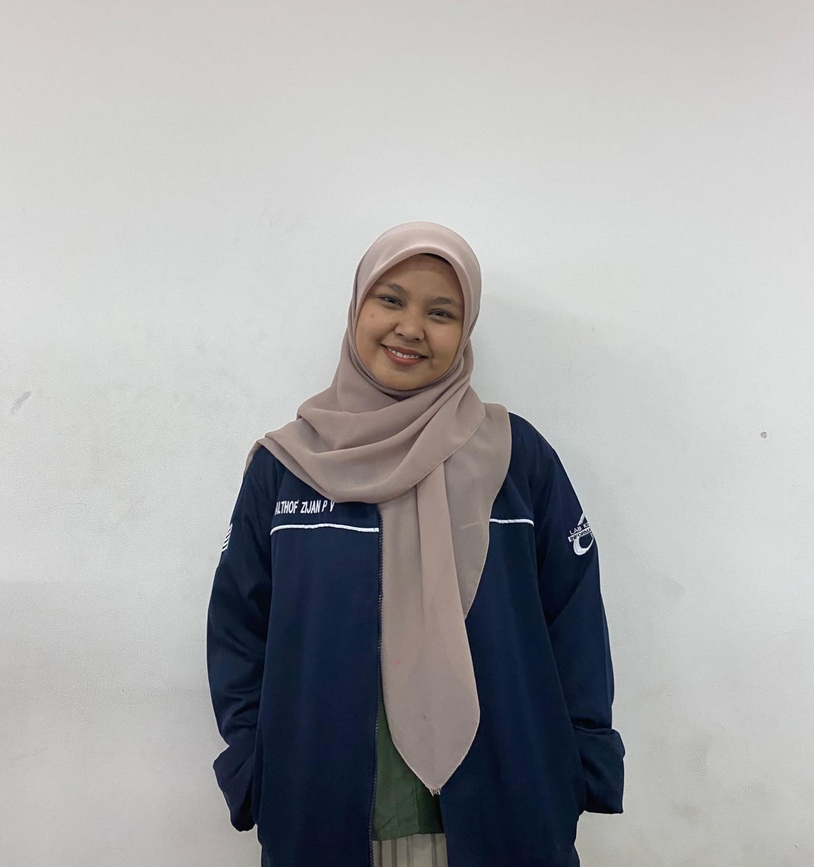
#> input picture UAS PCD 2024/Gambar/lauren.jpg, 814 x 867 px, shrunk from 1502 x 1600 before the run, found by its file name
$ jupyter execute Filtering.ipynb   (shell and % lines are left out)
#> lines starting #> are read from the running program, lines starting #| are printed output that depends on the picture
[cell 1]
import matplotlib.pyplot as plt
import numpy as np
import cv2

[cell 2]
img = cv2.imread('lauren.jpg')
#> img is the input picture: shape (867, 814, 3); mean B, G, R 170, 168.8, 168.3

### median filtering

[cell 3]
img_median_after = cv2.medianBlur(img, 7)

[cell 4]
#mean_filtered = cv2.blur(img, (7, 7))

[cell 5]
# TAMPILAN MENGGUNAKAN FIGUR DAN XIS (FUNGSI MATPLOTLIB)
fig, axs = plt.subplots(1, 2, figsize=(15, 10))
ax = axs.ravel()

# Tampilan Asli
ax[0].imshow(cv2.cvtColor(img, cv2.COLOR_BGR2RGB))
ax[0].set_title ('Citra Asli')

# Tampilan edges
ax[1].imshow(cv2.cvtColor(img_median_after, cv2.COLOR_BGR2RGB))
ax[1].set_title ('After filter median')

# Tampilan edges
#ax[2].imshow(cv2.cvtColor(mean_filtered, cv2.COLOR_BGR2RGB))
#ax[2].set_title ('After filter mean')
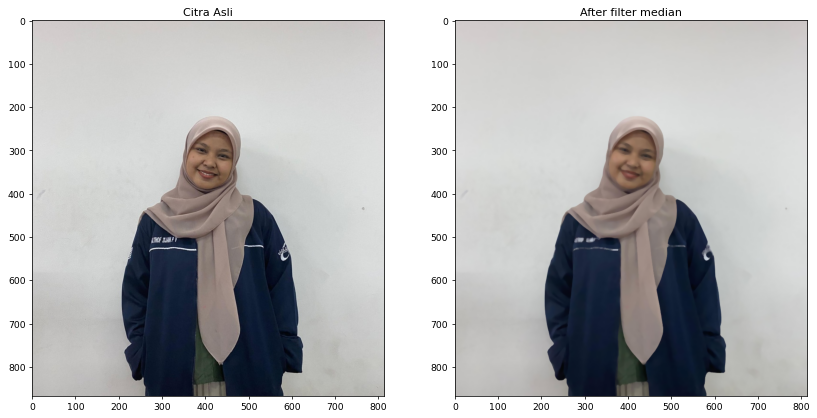
#> figure drawn by matplotlib, 2 panels

[cell 6]
import cv2
import numpy as np
import matplotlib.pyplot as plt

def mean_filter(image):
    copy_image = image.copy().astype(float)
    m, n = copy_image.shape
    output = np.empty_like(copy_image)

    for row in range(1, m-1):
        for col in range(1, n-1):
            total = (
                copy_image[row-1, col-1] + copy_image[row-1, col] + copy_image[row-1, col+1] +
                copy_image[row, col-1] + copy_image[row, col] + copy_image[row, col+1] +
                copy_image[row+1, col-1] + copy_image[row+1, col] + copy_image[row+1, col+1]
            )
            output[row, col] = total / 9

    # Mengonversi kembali ke tipe data yang sesuai (uint8)
    output = output.astype(np.uint8)
    return output

[cell 7]
# Membaca gambar dalam mode grayscale
img = cv2.imread('lauren.jpg', cv2.IMREAD_GRAYSCALE)
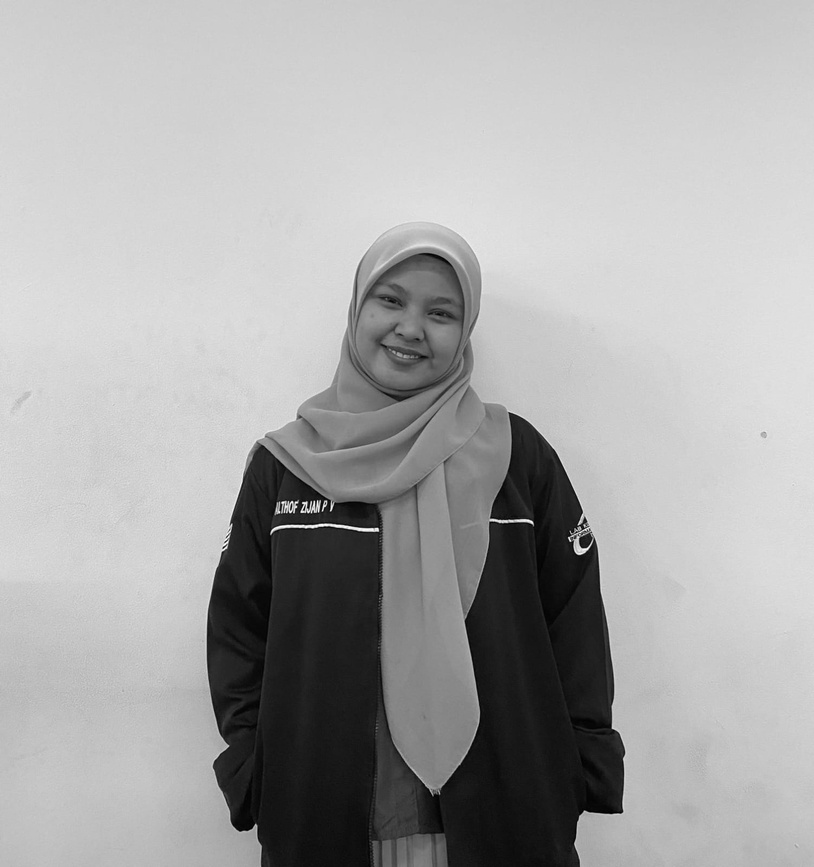
#> img: shape (867, 814); min 0, max 255, mean 168.7

# Menerapkan mean filter
mean_filtered = mean_filter(img)

# Menampilkan hasil
plt.figure(figsize=(10, 5))
plt.subplot(1, 2, 1), plt.imshow(img, cmap='gray'), plt.title('Original Image')
plt.subplot(1, 2, 2), plt.imshow(mean_filtered, cmap='gray'), plt.title('Mean Filtered Image')
plt.show()
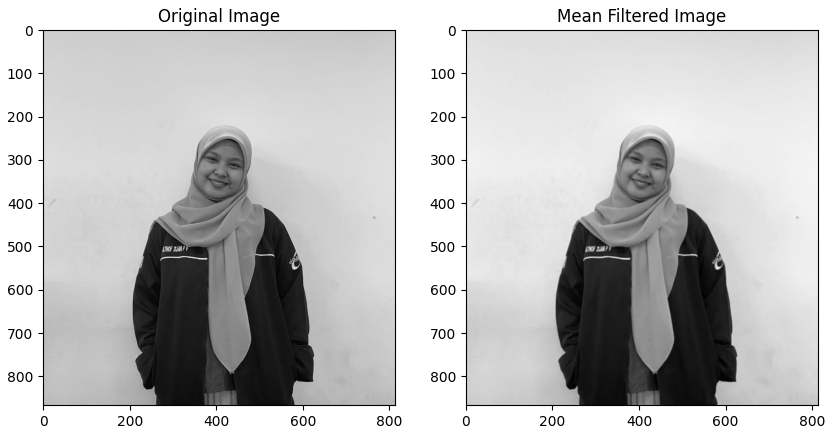
#> figure drawn by matplotlib, 2 panels

$ run again, with UAS PCD 2024/Gambar/wanita.jpg copied over UAS PCD 2024/Gambar/lauren.jpg
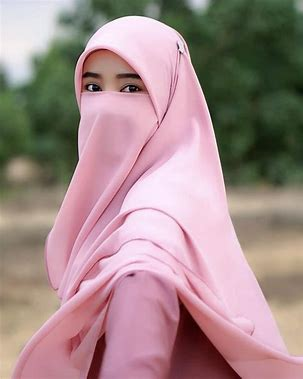
#> input picture UAS PCD 2024/Gambar/wanita.jpg, 303 x 379 px, found by its file name
#> img is the input picture: shape (379, 303, 3); mean B, G, R 137.6, 138.1, 162.7
#> `img = cv2.imread('lauren.jpg', cv2.IMREAD_GRAYSCALE)`:
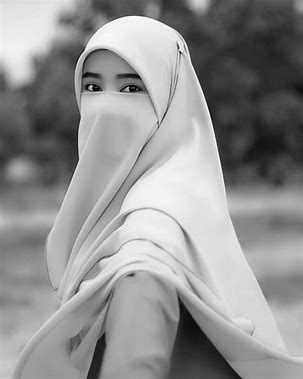
#> img: shape (379, 303); min 0, max 255, mean 145.4
#> `plt.show()`:
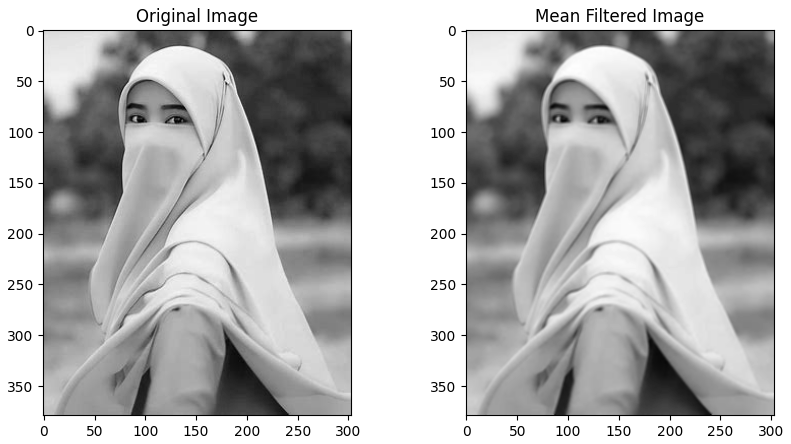
#> figure drawn by matplotlib, 2 panels
